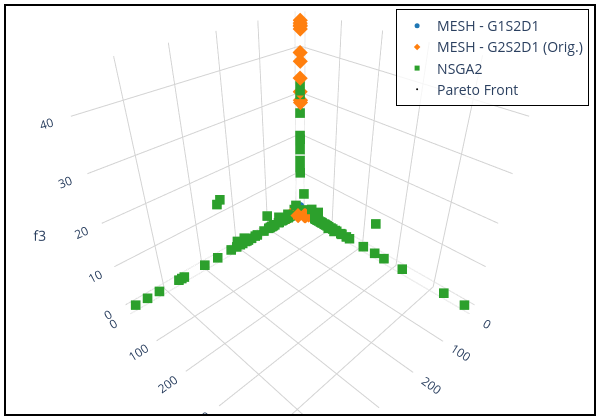

Notebook code cell kept with this figure:
### Markdown cell above
## Plotting

### Code cell
# Creating a subplot
fig = go.Figure()

for i in range(num_datasets):
    fig.add_trace(pareto_front[i])

axis_range = None # [-0.1, 1.2]

# Setting layout
fig.update_layout(
    shapes=[
        dict(
            type="rect",
            xref="paper", yref="paper",
            x0=0, y0=0, x1=1, y1=1,
            line=dict(color="black", width=2),
            fillcolor="rgba(0,0,0,0)"  # Transparente
        )
    ],
    scene=dict(
        camera=dict(
          eye=dict(x=1,y=1,z=1)
        ),
        xaxis=dict(
            title=dict(text='f1', font=dict(size=14)),
            tickfont=dict(size=12),
            backgroundcolor='white',  # X-axis background
            gridcolor='lightgray',    # Grid color on X axis 
            showbackground=True,       # Show background
            range=axis_range
        ),
        yaxis=dict(
            title=dict(text='f2', font=dict(size=14)),
            tickfont=dict(size=12),
            backgroundcolor='white',  # Y-axis background
            gridcolor='lightgray',    # Grid color on Y axis
            showbackground=True,       # Show background
            range=axis_range
        ),
        zaxis=dict(
            title=dict(text='f3', font=dict(size=14)),
            tickfont=dict(size=12),
            backgroundcolor='white',  # Z-axis background
            gridcolor='lightgray',    # Grid color on Z axis
            showbackground=True,       # Show background
            range=axis_range
        ),
        aspectmode='cube'
    ),
    legend=dict(
        x=0.99,
        y=0.99,
        xanchor="right",
        yanchor="top",
        bgcolor="rgba(255,255,255,0.8)",  # fundo leve para não colidir com os pontos
        bordercolor="black",
        borderwidth=1,
        font=dict(size=14)
    ),
    showlegend=True,
    # title=dict(
    #     text='MESH - ' + experiment_name,
    #     x=0.5,  # Centering the title
    #     xanchor='center',
    #     yanchor='top'
    # ),
    margin=dict(l=5, r=5, b=5, t=5), # Rearrange the margin
    width=600,   # Figure width (pixels)
    height=420,  # Figure height (pixels)
    paper_bgcolor="white",
    plot_bgcolor='white'
)

# Plotting the Pareto front
real_pareto_front = get_pareto(experiment_name, n_pareto_density, position_dim, 3, wfg_k)
fig.add_trace(
	go.Scatter3d(x=real_pareto_front[:,0],
		y=real_pareto_front[:,1],
		z=real_pareto_front[:,2],
		mode='markers', marker=dict(size=2, color='black'),
		name='Pareto Front',
		showlegend=True
		)
	)

# Showing the figure
fig.show()
